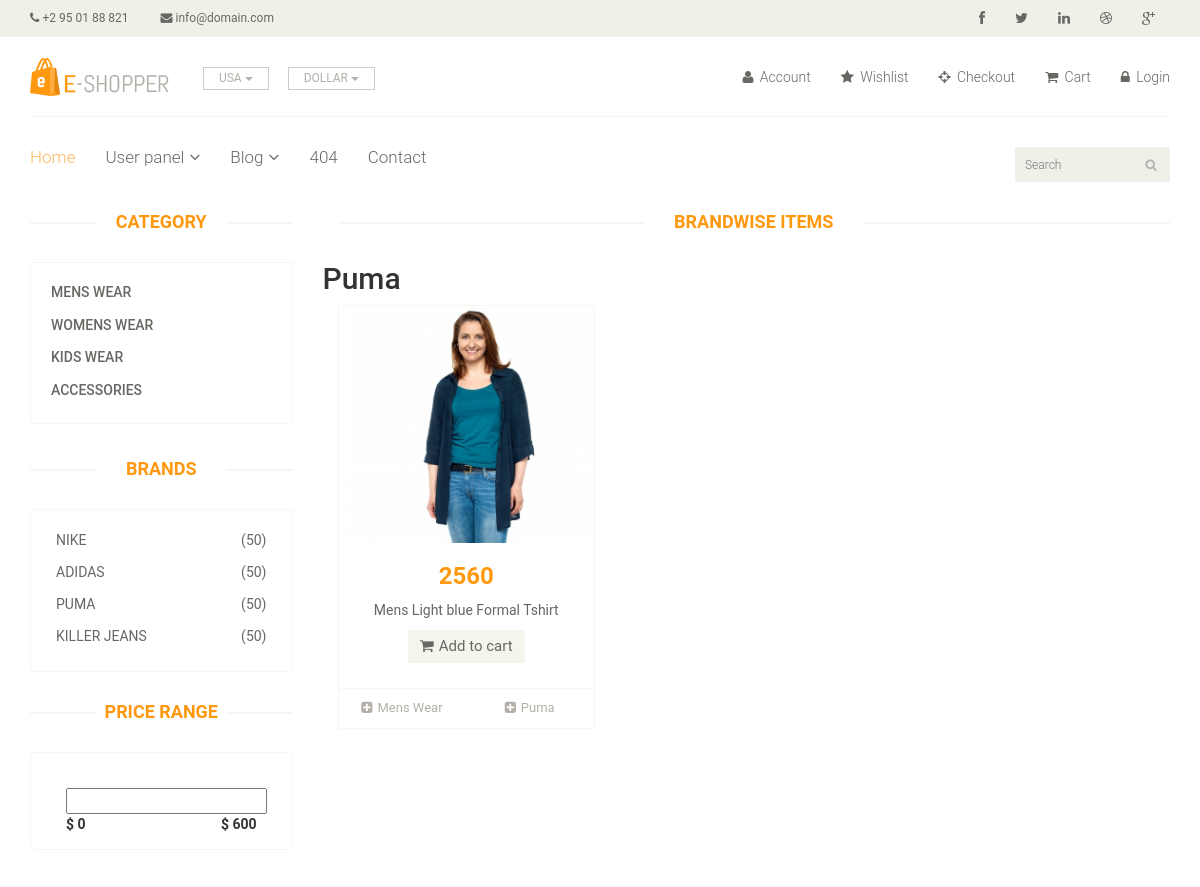
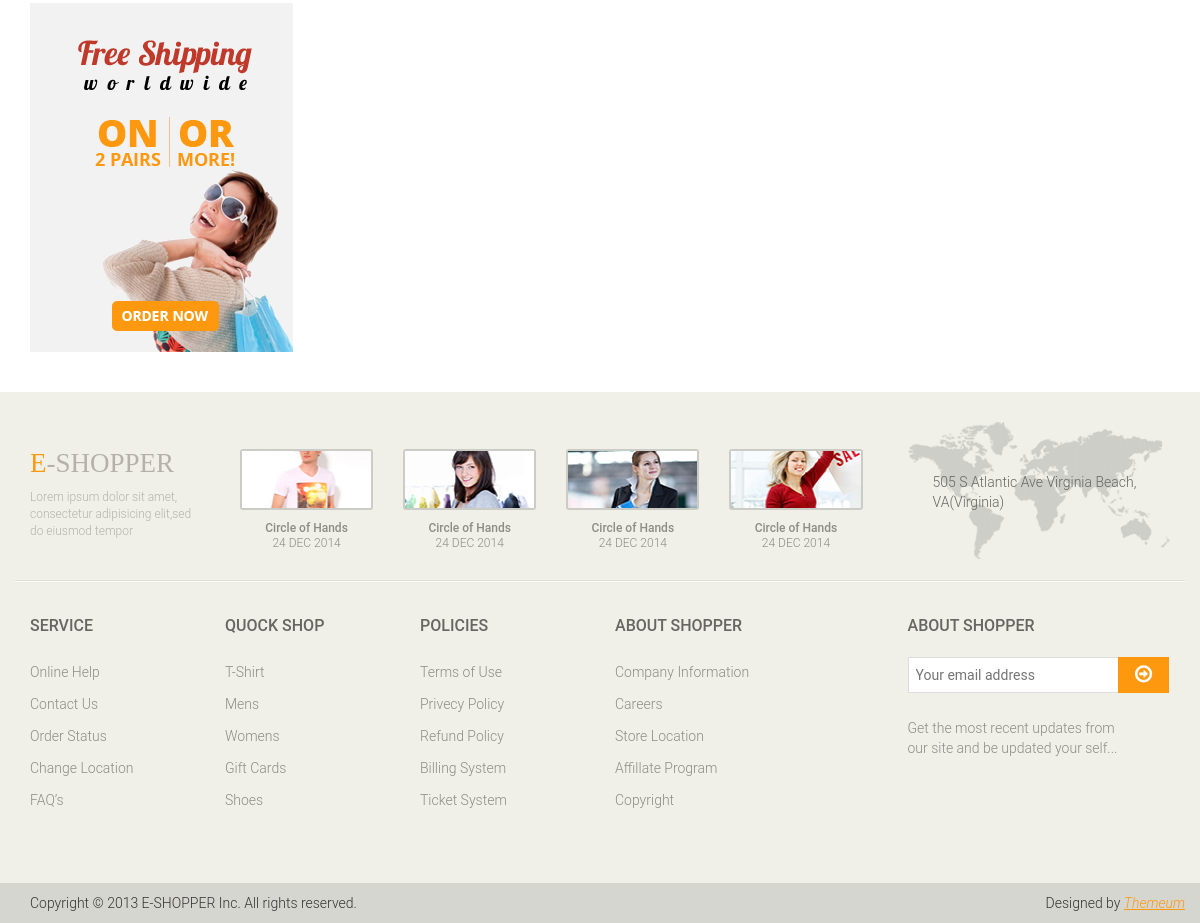
Screenshot of /project/brand-wise-product.php?brid=3 with the database file from the repository (2 pictures, top to bottom).
### tables this page shows
CREATE TABLE IF NOT EXISTS `categories` (
`ca_id` int(11) NOT NULL,
  `ca_name` varchar(100) NOT NULL,
  `ca_time` timestamp NOT NULL DEFAULT CURRENT_TIMESTAMP ON UPDATE CURRENT_TIMESTAMP
);

CREATE TABLE IF NOT EXISTS `brands` (
`br_id` int(11) NOT NULL,
  `br_name` varchar(100) NOT NULL,
  `br_time` timestamp NOT NULL DEFAULT CURRENT_TIMESTAMP ON UPDATE CURRENT_TIMESTAMP
);

CREATE TABLE IF NOT EXISTS `products` (
`pro_id` int(11) NOT NULL,
  `pro_name` varchar(100) DEFAULT NULL,
  `pro_price` decimal(8,2) DEFAULT NULL,
  `pro_discount` tinyint(4) DEFAULT NULL,
  `pro_description` longtext,
  `pro_caid` int(11) DEFAULT NULL,
  `pro_brid` int(11) DEFAULT NULL,
  `pro_path` text,
  `pro_time` timestamp NOT NULL DEFAULT CURRENT_TIMESTAMP ON UPDATE CURRENT_TIMESTAMP
);

### project/brand-wise-product.php (the view, shortened to what this page needs)
<?php
	require_once 'header.php';
?>
	<section>
		<div class="container">
			<div class="row">
				<div class="col-sm-3">
					<?php
					require_once 'sidebar.php';
					?>
				</div>
				<div class="col-sm-9 padding-right">
					<div class="features_items">
						<h2 class="title text-center">Brandwise Items</h2>
<?php
	$branditem=$_GET['brid'];
	$str_brand="select br_name from brands where br_id= '$branditem' ";
	$result=mysqli_query($conn,$str_brand) or die(mysqli_error($conn));
	$result_brand= mysqli_fetch_assoc($result);
	echo "<h2>".$result_brand['br_name']."</h2>";
	$str = "select pro_id,pro_name,pro_price,pro_discount,pro_description,pro_path,br_name,ca_name  from brands,categories,products where br_id=pro_brid and ca_id=pro_caid and pro_brid= $branditem order by pro_id desc";
	$res = mysqli_query($conn,$str) or die(mysqli_error($conn));
	if($res->num_rows > 0):
	while($ans = $res->fetch_array(MYSQLI_ASSOC)):
?>
	<div class="col-sm-4">
		<div class="product-image-wrapper">
			<div class="single-products">
					<div class="productinfo text-center">
						<img src="<?php echo $ans['pro_path'];?>" alt="" />
						<h2><?php echo round($ans['pro_price']);?></h2>
						<p><?php echo $ans['pro_name'];?></p>
						<a href="#" class="btn btn-default add-to-cart"><i class="fa fa-shopping-cart"></i>Add to cart</a>
					</div>
					<div class="product-overlay">
						<div class="overlay-content">
						</div>
					</div>
			</div>
			<div class="choose">
				<ul class="nav nav-pills nav-justified">
					<li><a href="#"><i class="fa fa-plus-square"></i><?php echo $ans['ca_name'];?></a></li>
					<li><a href="#"><i class="fa fa-plus-square"></i><?php echo $ans['br_name'];?></a></li>
				</ul>
			</div>
		</div>
	</div>
<?php
	endwhile;
	endif;
?>
					</div>
				</div>
			</div>
		</div>
	</section>
<?php
	require_once 'footer.php';
?>

### project/sidebar.php
<div class="left-sidebar">
						<h2>Category</h2>
						<div class="panel-group category-products" id="accordian">
							<?php
								$str="select ca_id,ca_name from categories";
								$res=mysqli_query($conn,$str) or die(mysqli_error($conn));
								if($res->num_rows>0):
									while ($ans=$res->fetch_array(MYSQLI_ASSOC)) :
							?>
							<div class="panel panel-default">
									<div class="panel-heading">
										<h4 class="panel-title"><a href="category-wise-product.php?catid=<?php echo $ans['ca_id']?> ">
											<?php
												echo($ans['ca_name']);
											?>
										</a></h4>
									</div>
								</div>
								<?php
								endwhile;
								endif;
							?>
						</div>
						<div class="brands_products">
							<h2>Brands</h2>
							<div class="brands-name">
								<ul class="nav nav-pills nav-stacked">
									<?php
										$str="select br_id,br_name from brands";
										$res=mysqli_query($conn,$str) or die(mysqli_error($conn));
										if($res->num_rows>0):
											while ($ans=$res->fetch_array(MYSQLI_ASSOC)) :
									?>
										<li><a href="brand-wise-product.php?brid=<?php echo $ans['br_id']?>"> <span class="pull-right">(50)</span>
												<?php
													echo $ans['br_name'];
												?>
											</a>
										</li>
									<?php
										endwhile;
										endif;
									?>
								</ul>
							</div>
						</div>
						<div class="price-range">
							<h2>Price Range</h2>
							<div class="well text-center">
								 <input type="text" class="span2" value="" data-slider-min="0" data-slider-max="600" data-slider-step="5" data-slider-value="[250,450]" id="sl2" ><br />
								 <b class="pull-left">$ 0</b> <b class="pull-right">$ 600</b>
							</div>
						</div>
						<div class="shipping text-center">
							<img src="images/home/shipping.jpg" alt="" />
						</div>
</div>

### project/css/main.css (style rules this page uses)
ul li { list-style: none; }
a { -webkit-transition: 300ms; -moz-transition: 300ms; -o-transition: 300ms; transition: 300ms; }
h1, h2, h3, h4, h5, h6 { font-family: 'Roboto', sans-serif; }
.category-products { border: 1px solid #F7F7F0; margin-bottom: 35px; padding-bottom: 20px; padding-top: 15px; }
.left-sidebar h2, .brands_products h2 { color: #FE980F; font-family: 'Roboto', sans-serif; font-size: 18px; font-weight: 700; margin: 0 auto 30px; text-align: center; text-transform: uppercase; position: relative; z-index:3; }
.left-sidebar h2:after, h2.title:after { content: " "; position: absolute; border: 1px solid #f5f5f5; bottom:8px; left: 0; width: 100%; height: 0; z-index: -2; }
.left-sidebar h2:before { content: " "; position: absolute; background: #fff; bottom: -6px; width: 130px; height: 30px; z-index: -1; left: 50%; margin-left: -65px; }
h2.title:before { content: " "; position: absolute; background: #fff; bottom: -6px; width: 220px; height: 30px; z-index: -1; left: 50%; margin-left: -110px; }
.category-products .panel { background-color: #FFFFFF; border: 0px; border-radius: 0px; box-shadow:none; margin-bottom: 0px; }
.category-products .panel-default .panel-heading { background-color: #FFFFFF; border: 0 none; color: #FFFFFF; padding: 5px 20px; }
.category-products .panel-default .panel-heading .panel-title a { color: #696763; font-family: 'Roboto', sans-serif; font-size: 14px; text-decoration: none; text-transform: uppercase; }
.brands-name { border: 1px solid #F7F7F0; padding-bottom: 20px; padding-top: 15px; }
.brands-name .nav-stacked li a { background-color: #FFFFFF; color: #696763; font-family: 'Roboto', sans-serif; font-size: 14px; padding: 5px 25px; text-decoration: none; text-transform: uppercase; }
.shipping { background-color: #F2F2F2; margin-top: 40px; overflow: hidden; padding-top: 20px; padding- bottom: 20px; margin-bottom: 40px; position: relative; }
.price-range { margin-top:30px; }
.well { background-color: #FFFFFF; border: 1px solid #F7F7F0; border-radius: 4px; box-shadow: none; margin-bottom: 20px; min-height: 20px; padding: 35px; }
.padding-right { padding-right: 0; }
.features_items { overflow:hidden; }
h2.title { color: #FE980F; font-family: 'Roboto', sans-serif; font-size: 18px; font-weight: 700; margin: 0 15px; text-transform: uppercase; margin-bottom: 30px; position: relative; }
.product-image-wrapper { border:1px solid #F7F7F5; overflow: hidden; margin-bottom:30px; }
.single-products { position: relative; }
.productinfo h2 { color: #FE980F; font-family: 'Roboto', sans-serif; font-size: 24px; font-weight: 700; }
.productinfo p { font-family: 'Roboto', sans-serif; font-size: 14px; font-weight: 400; color: #696763; }
.productinfo img { width: 100%; }
.productinfo { position:relative; }
.product-overlay { background:#FE980F; top: 0; display: none; height: 0; position: absolute; transition: height 500ms ease 0s; width: 100%; display: block; opacity:; }
.product-overlay .overlay-content { bottom: 0; position: absolute; bottom: 0; text-align: center; width: 100%; }
.add-to-cart { background:#F5F5ED; border: 0 none; border-radius: 0; color: #696763; font-family: 'Roboto', sans-serif; font-size: 15px; margin-bottom: 25px; }
.add-to-cart i { margin-right:5px; }
.choose { border-top: 1px solid #F7F7F0; }
.choose ul li a { color: #B3AFA8; font-family: 'Roboto', sans-serif; font-size: 13px; padding-left: 0; padding-right: 0; }
.choose ul li a i { margin-right:5px; }

### rows the page displays
categories: ca_name "MENS WEAR"
categories: ca_name "WOMENS WEAR"
categories: ca_name "KIDS WEAR"
categories: ca_name "ACCESSORIES"
brands: br_name "NIKE"
brands: br_name "ADIDAS"
brands: br_name "PUMA", br_name "Puma", products.pro_path (picture), products.pro_price "2560", products.pro_name "Mens Light blue Formal Tshirt", categories.ca_name "Mens Wear"
brands: br_name "KILLER JEANS"
